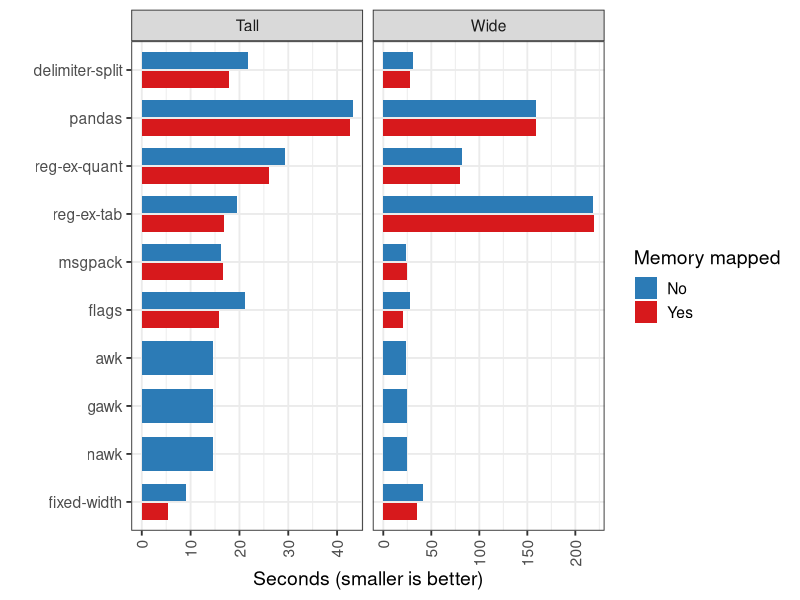
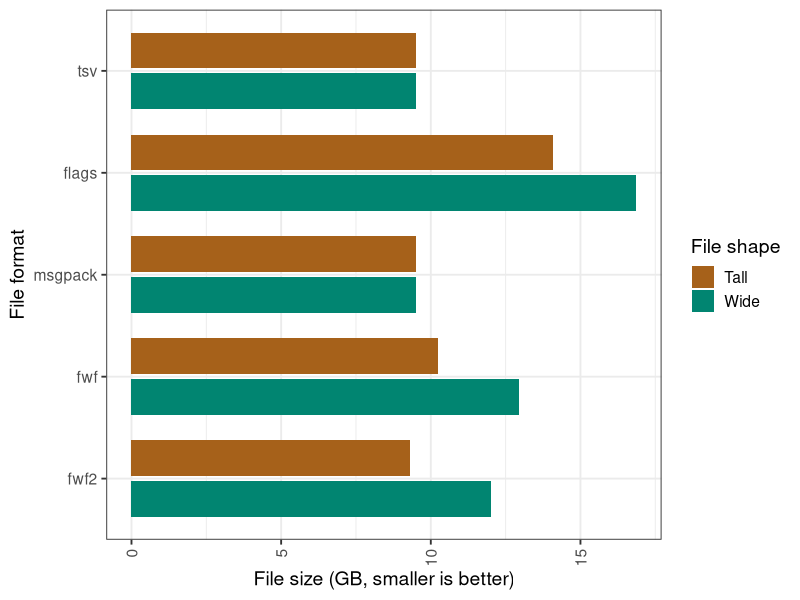
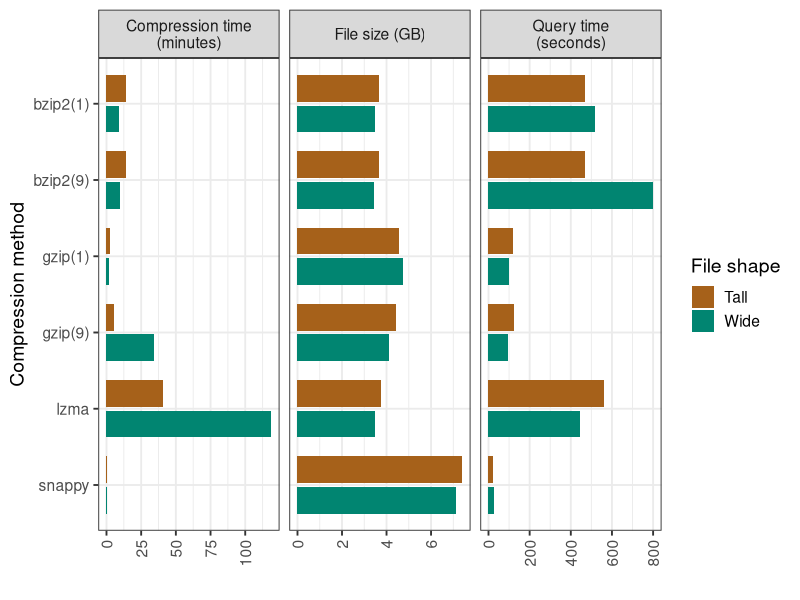
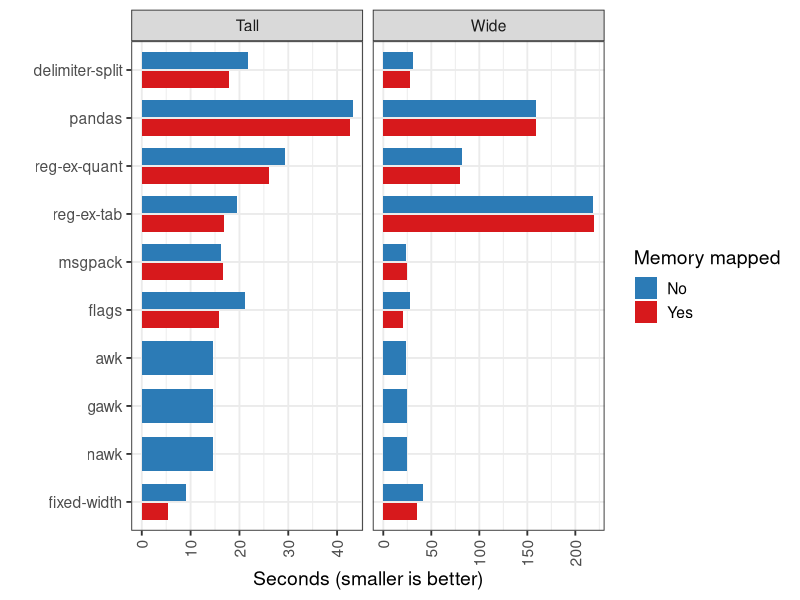
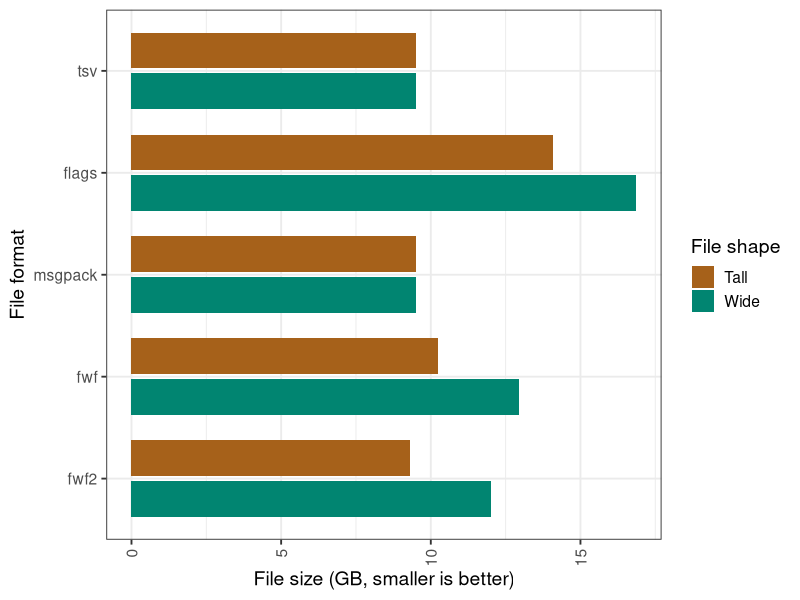
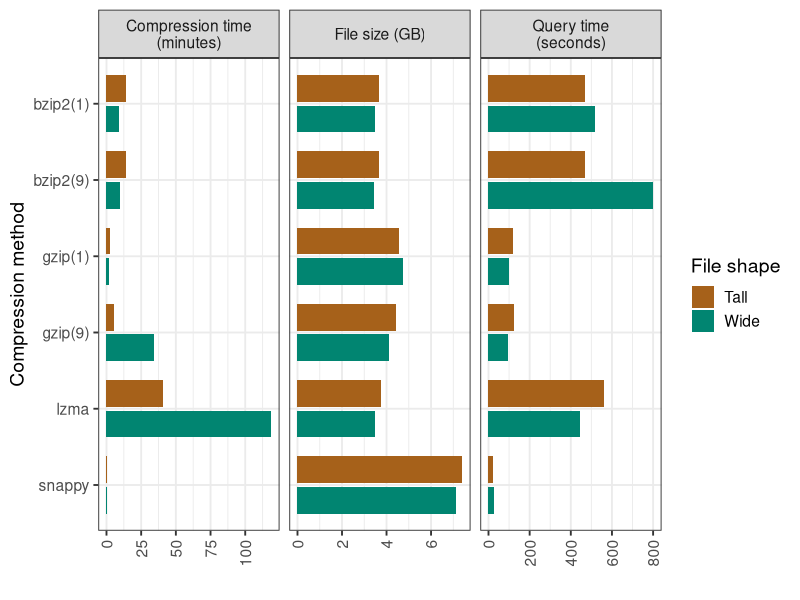

These figures' R source, in order: (Note: this script raises an error after producing the figures.)
## ---- chunk 1
knitr::opts_chunk$set(echo = TRUE)
## ---- chunk 2
#install.packages(c("readr", "ggplot2", "dplyr", "cowplot"))
## ---- chunk 3
library(ggplot2)
library(readr)
library(dplyr)
library(cowplot)
## ---- chunk 4
data = suppressMessages(read_tsv("Results/Query_Results.tsv")) %>%
  filter(NumDiscrete!=10) %>%
  mutate(`File shape`=factor(ifelse(NumDiscrete==100, "Tall", "Wide"))) %>%
  select(-NumDiscrete, -NumContinuous, -NumRows) %>%
  mutate(Description=replace(Description, Description=="TestSplit.py", "delimiter-split")) %>%
  mutate(Description=replace(Description, Description=="TestPandas.py", "pandas")) %>%
  mutate(Description=replace(Description, Description=="TestRegExQuantifiers.py", "reg-ex-quant")) %>%
  mutate(Description=replace(Description, Description=="TestRegExTabs.py", "reg-ex-tab")) %>%
  mutate(Description=replace(Description, Description=="TestMsgPack.py", "msgpack")) %>%
  mutate(Description=replace(Description, Description=="TestFlags.py", "flags")) %>%
  mutate(Description=replace(Description, Description=="TestAwk.py", "awk")) %>%
  mutate(Description=replace(Description, Description=="TestGawk.py", "gawk")) %>%
  mutate(Description=replace(Description, Description=="TestNawk.py", "nawk")) %>%
  mutate(Description=replace(Description, Description=="TestFixedWidth.py", "fixed-width")) %>%
  mutate(Description=factor(Description, levels=rev(unique(Description)))) %>%
  mutate(MemMap=replace(MemMap, MemMap==TRUE, "Yes")) %>%
  mutate(MemMap=replace(MemMap, MemMap==FALSE, "No")) %>%
  mutate(MemMap=factor(MemMap, levels=c("Yes", "No"))) %>%
  rename(Technique=Description, `Memory mapped`=MemMap)

ggplot(data, aes(x=Technique, y=Seconds, fill=`Memory mapped`)) +
  geom_bar(stat="identity", width=0.7, position = position_dodge(width=0.8)) +
  theme_bw(base_size = 14) +
  facet_wrap(~`File shape`, ncol = 2, scales="free_x") +
  theme(axis.text.x = element_text(angle = 90, hjust = 1, vjust = 0.5)) +
  xlab("") +
  ylab("Seconds (smaller is better)") +
  scale_fill_manual("Memory mapped", values = c("No" = "#2c7bb6", "Yes" = "#d7191c")) +
  guides(fill=guide_legend(reverse=T)) +
  coord_flip()

ggsave("Figures/Slice.pdf", width = 6.5, height=2.5)
## ---- chunk 5
data = suppressMessages(read_tsv("Results/Uncompressed_File_Sizes.tsv")) %>%
  filter(NumDiscrete!=10) %>%
  mutate(`File shape`=factor(ifelse(NumDiscrete==100, "Tall", "Wide"))) %>%
  select(-NumDiscrete, -NumContinuous, -NumRows) %>%
  mutate(Extension=replace(Extension, Extension=="flag", "flags")) %>%
  mutate(Size=Size / 1024 / 1024 / 1024) %>%
  mutate(Extension=factor(Extension, levels=rev(unique(Extension)))) %>%
  mutate(`File shape`=factor(`File shape`, levels=rev(unique(`File shape`))))

ggplot(data, aes(x=Extension, y=Size, fill=`File shape`)) +
  geom_bar(stat="identity", width=0.7, position = position_dodge(width=0.8)) +
  theme_bw(base_size = 14) +
  theme(axis.text.x = element_text(angle = 90, hjust = 1, vjust = 0.5)) +
  xlab("File format") +
  ylab("File size (GB, smaller is better)") +
  scale_fill_manual("File shape", values = c("Tall" = "#a6611a", "Wide" = "#018571")) +
  guides(fill=guide_legend(reverse=T)) +
  coord_flip()

ggsave("Figures/Sizes.pdf", width = 6.25, height=2)
## ---- chunk 6
data = suppressMessages(read_tsv("Results/Query_Results_fwf2.tsv")) %>%
  arrange(Description) %>%
  filter(NumDiscrete!=10) %>%
  mutate(`File shape`=factor(ifelse(NumDiscrete==100, "Tall", "Wide"))) %>%
  select(-NumDiscrete, -NumContinuous, -NumRows)
## ---- chunk 7
compPaste = function(method, level)
{
  result = NULL
  
  for (i in 1:length(method))
  {
    if (method[i] == "lzma" || method[i] == "snappy") {
      result = c(result, method[i])
    } else {
      if (method[i] == "gz")
        method[i] = "gzip"
      if (method[i] == "bz2")
        method[i] = "bzip2"
      
      result = c(result, paste0(method[i], "(", level[i], ")"))
    }
  }
  
  return(result)
}

time_data = suppressMessages(read_tsv("Results/LineCompression_Times.tsv")) %>%
  mutate(File=basename(File)) %>%
  mutate(File=sub(".fwf2", "", File)) %>%
  filter(File != "10_90_1000") %>%
  mutate(File=replace(File, File=="100_900_1000000", "Tall")) %>%
  mutate(File=replace(File, File=="100000_900000_1000", "Wide")) %>%
  mutate(Method=compPaste(Method, Level)) %>%
  select(-Level) %>%
  rename(`File shape`=File, `Compression method`=Method) %>%
  mutate(Seconds=Seconds / 60) %>%
  rename(Value=Seconds) %>%
  mutate(Benchmark="Compression time\n(minutes)") %>%
  select(Benchmark, `Compression method`, `File shape`, Value)

size_data = suppressMessages(read_tsv("Results/Line_Compressed_File_Sizes.tsv")) %>%
  mutate(Method=compPaste(Method, Level)) %>%
  select(-Level) %>%
  filter(NumDiscrete != 10) %>%
  mutate(`File shape`=factor(ifelse(NumDiscrete==100, "Tall", "Wide"))) %>%
  select(-NumDiscrete, -NumContinuous, -NumRows) %>%
  mutate(Size=Size / 1024 / 1024 / 1024) %>%
  rename(`Compression method`=Method) %>%
  rename(Value=Size) %>%
  mutate(Benchmark="File size (GB)") %>%
  select(Benchmark, `Compression method`, `File shape`, Value)

query_data = suppressMessages(read_tsv("Results/Query_Results_fwf2_compressed.tsv")) %>%
  mutate(Method=compPaste(Method, Level)) %>%
  select(-Level) %>%
  filter(NumDiscrete != 10) %>%
  mutate(`File shape`=factor(ifelse(NumDiscrete==100, "Tall", "Wide"))) %>%
  select(-NumDiscrete, -NumContinuous, -NumRows) %>%
  rename(`Compression method`=Method) %>%
  rename(Value=Seconds) %>%
  mutate(Benchmark="Query time\n(seconds)") %>%
  select(Benchmark, `Compression method`, `File shape`, Value)

data = suppressWarnings(bind_rows(time_data, size_data, query_data)) %>%
  mutate(Benchmark=factor(Benchmark, levels=unique(Benchmark))) %>%
  mutate(`Compression method`=factor(`Compression method`, levels=rev(unique(`Compression method` )))) %>%
  mutate(`File shape`=factor(`File shape`, levels=rev(unique(`File shape`))))

ggplot(data, aes(x=`Compression method`, y=Value, fill=`File shape`)) +
  geom_bar(stat="identity", width=0.7, position = position_dodge(width=0.8)) +
  theme_bw(base_size = 14) +
  theme(axis.text.x = element_text(angle = 90, hjust = 1, vjust = 0.5)) +
  ylab("") +
  scale_fill_manual("File shape", values = c("Tall" = "#a6611a", "Wide" = "#018571")) +
  facet_wrap(~Benchmark, scales="free_x") +
  guides(fill=guide_legend(reverse=T)) +
  coord_flip()

ggsave("Figures/Compression.pdf", width = 6.5, height=3)
## ---- chunk 8
# Courtesy of: https://stackoverflow.com/questions/34096162/dplyr-mutate-replace-on-a-subset-of-rows/34096422
mutate_cond <- function(.data, condition, ..., new_init = NA, envir = parent.frame()) {
  # Initialize any new variables as new_init
  new_vars <- substitute(list(...))[-1]
  new_vars %<>% sapply(deparse) %>% names %>% setdiff(names(.data))
  .data[, new_vars] <- new_init

  condition <- eval(substitute(condition), .data, envir)
  .data[condition, ] <- .data %>% filter(condition) %>% mutate(...)
  .data
}

parseSeconds = function(raw)
{
  components = strsplit(raw, ":")[[1]]
  
  if (length(components) == 3) {
    hours = as.numeric(components[1])
    minutes = as.numeric(components[2])
    seconds = as.numeric(components[3]) + minutes * 60 + hours * 3600
  } else {
    minutes = as.numeric(components[1])
    seconds = as.numeric(components[2]) + minutes * 60
  }

  return(seconds)
}

parseSecondsAll = function(raw)
{
  sapply(raw, parseSeconds)
}

convertBytesToGB = function(x)
{
  x / 1024 / 1024 / 1024
}

convertKBToGB = function(x)
{
  x / 1024 / 1024
}

data = suppressMessages(read_tsv("Results/Results_Genotypes.tsv")) %>%
  mutate(DataPoints=log10(Dimensions^2)) %>%
  filter(Description %in% c("Size", "Query", "Elapsed (wall clock) time (h:mm:ss or m:ss)", "Maximum resident set size (kbytes)")) %>%
  mutate(Description=replace(Description, Description=="Size", "Data file size (GB)")) %>%
  mutate(Description=replace(Description, Description=="Query", "Query time (seconds)")) %>%
  mutate(Description=replace(Description, Description=="Elapsed (wall clock) time (h:mm:ss or m:ss)", "Transpose time (seconds)")) %>%
  mutate(Description=replace(Description, Description=="Maximum resident set size (kbytes)", "Transpose memory usage (GB)")) %>%
  mutate_cond(Description=="Transpose time (seconds)", Value=parseSecondsAll(Value)) %>%
  mutate(Value=as.numeric(Value)) %>%
  mutate_cond(Description=="Data file size (GB)", Value=convertBytesToGB(Value)) %>%
  mutate_cond(Description=="Transpose memory usage (GB)", Value=convertKBToGB(Value)) %>%
  mutate(Description=factor(Description, levels=unique(Description))) %>%
  select(-Dimensions)

min_data = filter(data, DataPoints==min(DataPoints)) %>%
  select(Description, Value) %>%
  rename(MinValue=Value)

data = inner_join(data, min_data, by="Description") %>%
  mutate(RatioValue=log10(Value / MinValue) + 1)

A = ggplot(data, aes(x=DataPoints, y=Value, col=Description)) +
  geom_line() +
  geom_point() +
  theme_bw(base_size = 12) +
  xlab("Number of data points (log-10)") +
  ylab("") +
  theme(axis.text.x = element_text(angle = 90, hjust = 1, vjust = 0.5)) +
  guides(col=FALSE) +
  scale_color_manual("", values = c("#0571b0", "#ca0020", "#5e3c99", "#e66101")) +
  facet_wrap(~Description, scales="free_y", ncol = 1)

data <- data %>%
  mutate(Description=as.character(Description)) %>%
  mutate(Description=replace(Description, Description=="Data file size (GB)", "Data file size")) %>%
  mutate(Description=replace(Description, Description=="Query time (seconds)", "Query time")) %>%
  mutate(Description=replace(Description, Description=="Transpose time (seconds)", "Transpose time")) %>%
  mutate(Description=replace(Description, Description=="Transpose memory usage (GB)", "Transpose memory usage")) %>%
  mutate(Description=factor(Description, levels=unique(Description)))

B = ggplot(data, aes(x=DataPoints, y=RatioValue, col=Description)) +
  geom_line() +
  geom_point() +
  theme_bw(base_size = 12) +
  xlab("Number of data points (log-10)") +
  ylab("Ratio (log-10)") +
  theme(axis.text.x = element_text(angle = 90, hjust = 1, vjust = 0.5)) +
  guides(col=FALSE) +
  scale_color_manual("", values = c("#0571b0", "#ca0020", "#5e3c99", "#e66101")) +
  facet_wrap(~Description, ncol=1)

plot_grid(A, B, labels=c("A", "B"), label_size=18, ncol=2)

ggsave("Figures/Genotypes.pdf", width = 6.5, height=4)
